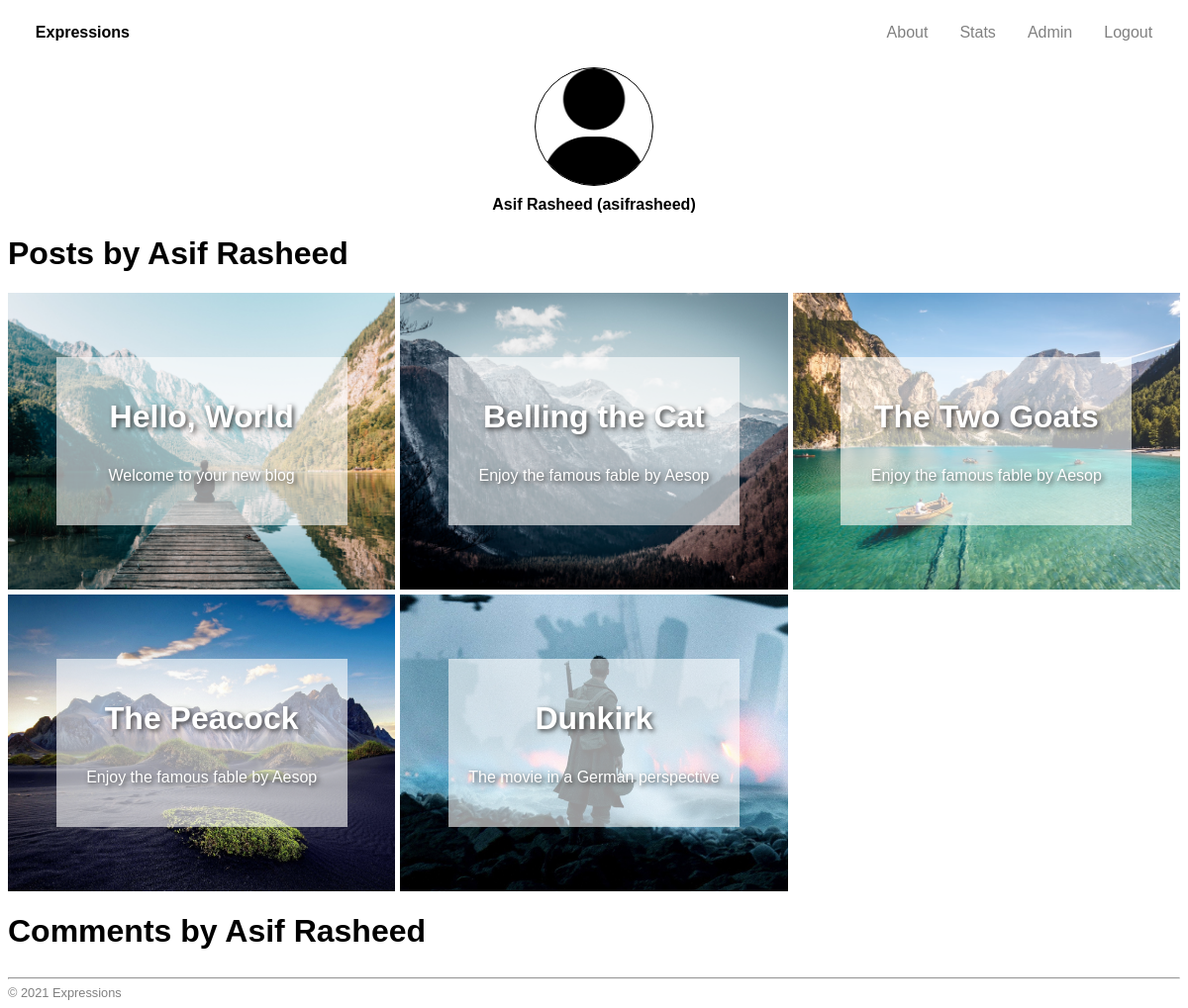
/profile/1/ (signed in), run on an earlier commit of the app's database.
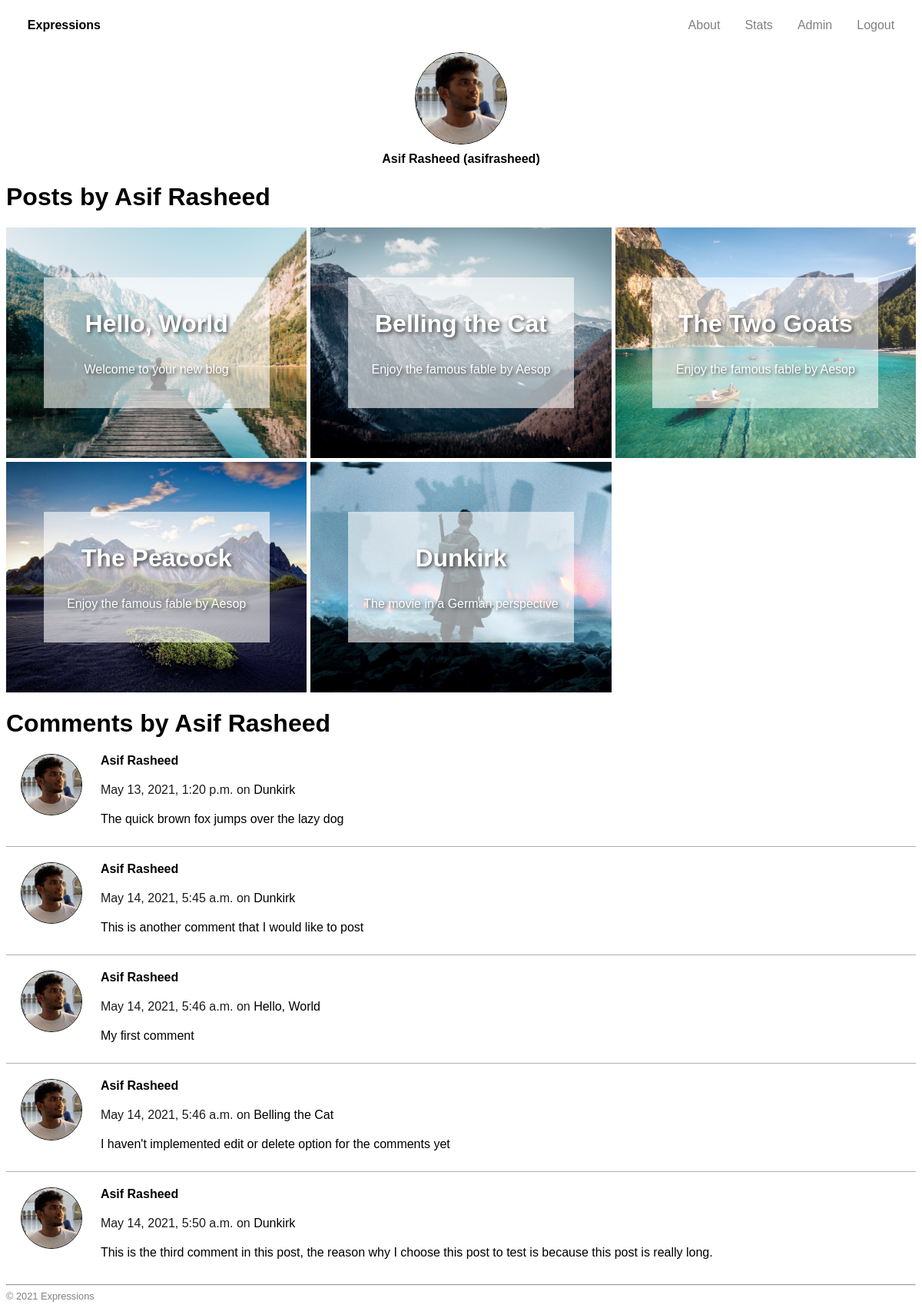
And on a later commit of the database.
### blogcms/models.py (models this page shows, shortened)
class Post(models.Model):
    title = models.CharField(max_length=17) # Title of the blog post
    excerpt = models.CharField(max_length=50, null=True) # A short extract from the content
    content = models.TextField() # Body of the post
    menu_item = models.IntegerField(default=-1) # Position of post on the website menu (-1 means not in menu)
    status = models.BooleanField(default=False) # Whether the post is published or not
    featured = models.BooleanField(default=False) # Whether the post is featured or not
    page = models.BooleanField(default=False) # Whether the post is a page or not
    author = models.ForeignKey(User, on_delete=models.CASCADE)
    category = models.ForeignKey(Category, on_delete=models.CASCADE)
    published_on = models.DateTimeField() # when the post was published

class Image(models.Model):
    post = models.ForeignKey(Post, on_delete=models.CASCADE)
    cover = models.BooleanField(default=False)
    img = models.ImageField(upload_to='uploads/', null=False)
    caption = models.CharField(max_length=100, blank=True, default='')

class UserImage(models.Model):
    user = models.ForeignKey(User, on_delete=models.CASCADE)
    constraints = [models.UniqueConstraint(fields=['user'], name='userimage')]
    img = models.ImageField(upload_to='uploads/', null=True)

class Comment(models.Model):
    post = models.ForeignKey(Post, on_delete=models.CASCADE)
    author = models.ForeignKey(User, on_delete=models.CASCADE)
    comment_date = models.DateTimeField()
    comment_content = models.CharField(max_length=100)

### blogcms/views.py (the view)
# urls.py: path('profile/<int:pk>/', login_required(views.Profile.as_view()), name='profile'),
class Profile(generic.DetailView):
    template_name = 'blogcms/profile.html'
    model = User
    context_object_name = 'post_list'
    def get_context_data(self, **kwargs):
        context = super(Profile, self).get_context_data(**kwargs)
        context.update(
            {
                'post_list': Post.objects.all().filter(menu_item__gte=0).order_by('menu_item'),
                'user': kwargs['object'],
            }
        )
        return context

### blogcms/templates/blogcms/profile.html (shortened to what this page needs)
<!DOCTYPE html>
<html lang="en">
<head>
    {% load static %}
    <link rel="stylesheet" href="{% static 'blogcms/style.css' %}">
</head>
<body>
    <header class="nav">
            <ul class="nav-item">
                <li class="nav-button">
                    <a href="{% url 'cms:index'%}">Expressions</a>
                </li>
                {% if not request.user.is_authenticated %}
                    <li class="nav-button">
                        <a href="{% url 'cms:signup' %}">Sign Up</a>
                    </li>
                    <li class="nav-button">
                        <a href="/accounts/login/?next=/">Login</a>
                    </li>
                {% else %}
                    <li class="nav-button">
                        <a href="/accounts/logout/?next=/">Logout</a>
                    </li>
                    {% if request.user.is_superuser %}
                        <li class="nav-button">
                            <a href="/accounts/">Admin</a>
                        </li>
                        <li class="nav-button">
                            <a href="/stats/">Stats</a>
                        </li>
                    {% endif %}
                {% endif %}
                {% for post in post_list %}
                    {% if post.menu_item != -1 %}
                        <li class="nav-button">
                            <a href="{% url 'cms:post' post.id %}">{{ post.title }}</a>
                        </li>
                    {% endif %}
                {% endfor %}
            </ul>
    </header>
    <div class="user-info">
        {% if not user.userimage_set.all %}
            <img src="/media/uploads/user_default.png">
        {% else %}
            {% for userimage in user.userimage_set.all %}
                <img src="{{ userimage.img.url }}">
            {% endfor %}
        {% endif %}
        <div class="name"><strong>{{ user.first_name }} {{ user.last_name }} ({{ user.username }})</strong></div>
    </div>
    <h1>Posts by {% if not user.first_name %}
                {{ user.username }}
            {% else %}
                {{ user.first_name }} {{ user.last_name }}
            {% endif %}</h1>
    {% if not user.post_set.all %}
        <div class="warning">
            <img src="{%  static 'blogcms/img/nopost.png' %}">
            </br>No Posts
        </div>
    {% else %}
        <div class="post-list">
            {% for post in user.post_set.all %}
                {% if post.status %}
                    <div class="list-item">
                        {% for image in post.image_set.all %}
                            {%  if image.cover %}
                                <div class="cover">
                                    <img src='{{ image.img.url }}'>
                                </div>
                            {% endif %}
                        {% endfor %}
                        <a href="{% url 'cms:post' post.id %}">
                            <div class="post">
                                <p class="title">{{ post.title }}</p>
                                <p class="excerpt">{{ post.excerpt }}</p>
                            </div>
                        </a>
                    </div>
                {% endif %}
            {% endfor %}
        </div>
    {% endif %}
    <h1>Comments by {% if not user.first_name %}
                {{ user.username }}
            {% else %}
                {{ user.first_name }} {{ user.last_name }}
            {% endif %}</h1>
    <div style="width: 100%; overflow: hidden" id="comments">
        {% for comment in user.comment_set.all %}
            <div class="comment-container">
                <div class="comment-user">
                    {% if not comment.author.userimage_set.all %}
                        <img src="/media/uploads/user_default.png">
                    {% else %}
                        {% for userimage in comment.author.userimage_set.all %}
                            <img src="{{ userimage.img.url }}">
                        {% endfor %}
                    {% endif %}
                </div>
                <div class="comment-body">
                    {% if not comment.author.first_name %}
                        <a href="{% url 'cms:profile' comment.author.id %}"><div class="user-name">{{ comment.author.username }}</div></a>
                    {% else %}
                        <a href="{% url 'cms:profile' comment.author.id %}"><div class="user-name">{{ comment.author.first_name }} {{ comment.author.last_name }}</div></a>
                    {% endif %}
                    <div class="timestamp">{{ comment.comment_date }} on <a href="{% url 'cms:post' comment.post.id %}">{{ comment.post.title }}</a> </div>
                    <div class="comment">{{ comment.comment_content }}</div>
                </div>
            </div>
        {% endfor %}
    </div>
    <footer>
        <hr>
        &copy; {% now 'Y' %} Expressions
    </footer>
</body>
</html>

### blogcms/static/blogcms/style.css (style rules this page uses)
* { font-family: Arial, Helvetica, sans-serif; background-color: white; }
.post-list { display: grid; grid-template-columns: repeat(3, 1fr); grid-auto-rows: 300px 300px; grid-gap: 5px; overflow: hidden; }
.post-list a { text-decoration: none; }
.post-list .list-item { width: 100%; position: relative; overflow: hidden; }
.post-list .cover { width: 100%; height: 100%; }
.post-list .cover img { width: 100%; height: 100%; object-fit: cover; transition: 0.5s ease-in-out; }
.post-list .post { width: 70%; height: 50%; text-align: center; position: absolute; top: 50%; left: 50%; transform: translate(-50%, -50%); padding: 10px; background-color: #FFFFFF99; }
.post-list .post * { background-color: #00000000; color: white; text-shadow: 2px 2px 5px #3d3d3d; }
.post-list .post .title { font-size: 2rem; font-weight: bold; }
.nav { top: 0; width: 100%; background-color: #00000000; }
.nav-item { overflow: hidden; margin: 0 1%; padding: 0; }
.nav-button { display: table-cell; float: right; line-height: 50px; height: 50px; padding: 0 1rem; transition: color 0.3s linear, background-color 0.3s linear; background-color: #00000000; }
.nav-button a { text-decoration: none; background-color: #00000000; color: gray; }
.nav-button:first-child { font-weight: bold; float: left; }
.nav-button:first-child a { color: black; }
footer { color: gray; font-size: 0.8rem; }
.user-info { width: 100%; text-align: center; }
.user-info * { margin: 10px; }
.user-info img { display: block; margin-right: auto; margin-left: auto; border-radius: 50%; width: 10%; object-fit: cover; border: 1px solid black; }
.comment-container { width: 100%; overflow: hidden; display: flex; justify-content: flex-start; padding-bottom: 20px; border-bottom: 1px solid #afafaf; margin-bottom: 20px; padding: 0 20px 20px; }
.comment-container:last-child { border-bottom: 0; margin-bottom: 0; }
.comment-container a { text-decoration: none; color: black; }
.comment-user { width: 7%; display: flex; justify-content: center; align-items: center; padding-right: 5px; box-sizing: border-box; }
.comment-container img { width: 100%; border-radius: 50%; border: 1px black solid; margin-bottom: 20px; }
.comment-container .comment-body { width: 92%; padding: 0 20px; box-sizing: border-box; }
.comment-body .timestamp { margin-bottom: 20px; color: #1a1a1a; }
.comment-body .user-name { font-weight: bold; margin-bottom: 20px; }

What changed in the data, as far as the page shows it:
added UserImage: img (picture)
added Comment: author.first_name "Asif", author.last_name "Rasheed", comment_date "May 13, 2021, 1:20 p.m.", post "Dunkirk", comment_content "The quick brown fox jumps over the lazy dog"
added Comment: author.first_name "Asif", author.last_name "Rasheed", comment_date "May 14, 2021, 5:45 a.m.", post "Dunkirk", comment_content "This is another comment that I would like to post"
added Comment: author.first_name "Asif", author.last_name "Rasheed", comment_date "May 14, 2021, 5:46 a.m.", post "Hello, World", comment_content "My first comment"
added Comment: author.first_name "Asif", author.last_name "Rasheed", comment_date "May 14, 2021, 5:46 a.m.", post "Belling the Cat", comment_content "I haven't implemented edit or delete option for the comments yet"
added Comment: author.first_name "Asif", author.last_name "Rasheed", comment_date "May 14, 2021, 5:50 a.m.", post "Dunkirk", comment_content "This is the third comment in this post, the reason why I choose this post to test is because this post is really long."
